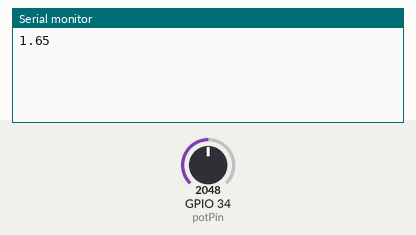
This sketch was run on a simulated ESP32. On the bench: the last lines printed to the serial monitor. The test bench sets the inputs (shaded band); at power-on: GPIO 34 (potPin) = 2048.

Above: at 18.0 s.
18.1 s: GPIO 34 (potPin) set to 2866
At 21.1 s:
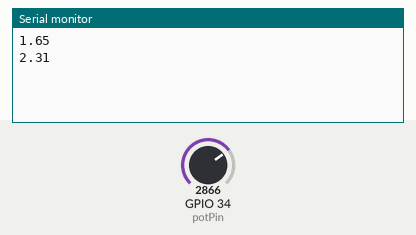
33.1 s: GPIO 34 (potPin) set to 3603
At 41.1 s:
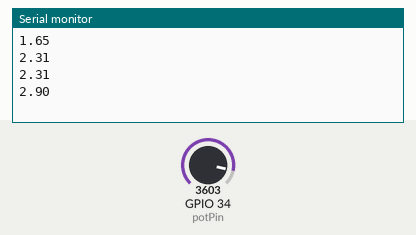
Timing chart, 0 to 42.6 s (numbered marks = the images above; inputs shaded):
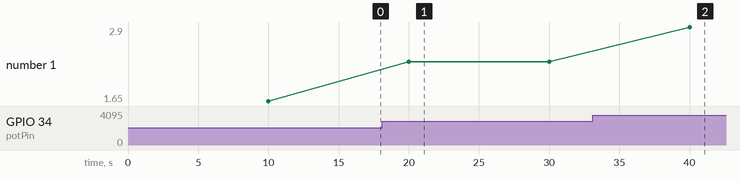

Measured:
- after the input at 18.1 s, the serial monitor: prints a new line after 1.9 s (image 1)
- after the input at 33.1 s, the serial monitor: prints a new line after 6.9 s (image 2)
- plotted number 1: 1.65 → 2.31 after the input at 18.1 s, 2.31 → 2.9 after the input at 33.1 s

The sketch:

P1_2.ino
```cpp
// Potenciometro conectado a  GPIO 34 (Analog ADC1_CH6)
const int potPin = 34;

//Contador para la interrupción. Se define volatile para evitar la eliminación por parte del compilador
//al compartirse por dos ciclos
volatile int counter;

// variable para almacenar valor de potenciometro
float potVal = 0;
float potValor = 0;

//Para configurar el temporizador necesario un puntero a este tipo de variable
hw_timer_t * tempo = NULL;

//Para la sincronización entre el bucle principal y el de ISR(interrupt service routine)
portMUX_TYPE tempoMux = portMUX_INITIALIZER_UNLOCKED;

void IRAM_ATTR ftemp() {
  // debe tener el atributo IRAM_ATTR para que el compilador coloque el código en la RAM interna
  //Como variable counter compartida con el bucle principal el aumento se hará dentro de una sección crítica
  portENTER_CRITICAL_ISR(&tempoMux);
  counter++; //Indica al bucle principal que ha ocurrido una interrupción
  portEXIT_CRITICAL_ISR(&tempoMux);

}

void setup() {
  Serial.begin(115200);
  analogSetPinAttenuation(potPin,ADC_11db);// Es la atenuación correspondiente para una entrada de 3.3V

  //Correspondiente a la interrupción
  tempo = timerBegin(0, 80, true); //inicialización del temporizador.
                                   //Primero se mete el número del temporizador a utilizar
                                   //el valor del preescalado. La frecuencia de ESP32 es 80 MHz si ponemos preescaler de 80
                                   //el contador del temporizador incrementará 1 000 000 veces por segundo. Inviertiendo
                                   //se sabe que el contador se incrementará a cada microsegundo.
                                   //el flag que indica si contar hacia arriba o abajo, true hacia arriba y false hacia abajo
  timerAttachInterrupt(tempo, &ftemp, true);//vinculación del temporizador a una función de manejo
                                            //primero se mete la varibale global
                                            //la dirección de la función de manejo
                                            //true(interrución edge triggered) o false (interrupción de level triggered)
                                            //Edge triggered: El circuito se activa en el flanco negativo o positivo de la señal del reloj.
                                            //Level triggered: El circuito se activará cuando el impulso de reloj o activación esté en un nivel particular.
  timerAlarmWrite(tempo, 10000000, true);//Para indicar la frecuencia de interrupciones
                                         //variable global
                                         //el valor teniendo en cuenta el prescaler
                                         //flag para indiciar si se vuelve a cargar el contardor cuando
                                         //se dispara una interrupción(true) o no(false)
  timerAlarmEnable(tempo);//habilitamos el temporizador pasando la variable como entrada
}

void loop() {

  if (counter > 0) {
    //Como variable counter compartida con el ISR el decrementar se hará dentro de una sección crítica
    portENTER_CRITICAL(&tempoMux);
    counter--; //Decrementamos para indicar que la interrupción ha sido reconocida y se va a manejar
    portEXIT_CRITICAL(&tempoMux);

    //Acciones a realizar cada vez que ocurra la interrupción
    potVal = analogRead(potPin); //Leo el puerto analógico del potenciómetro
    potValor = potVal * (3.3/4095); // Conversión referente al ADC (4095 porque cogemos todo el rango al tener la attenuación de 11dB)
    Serial.println(potValor);//Muestro el valor por el monitor serie
  }
}
```
